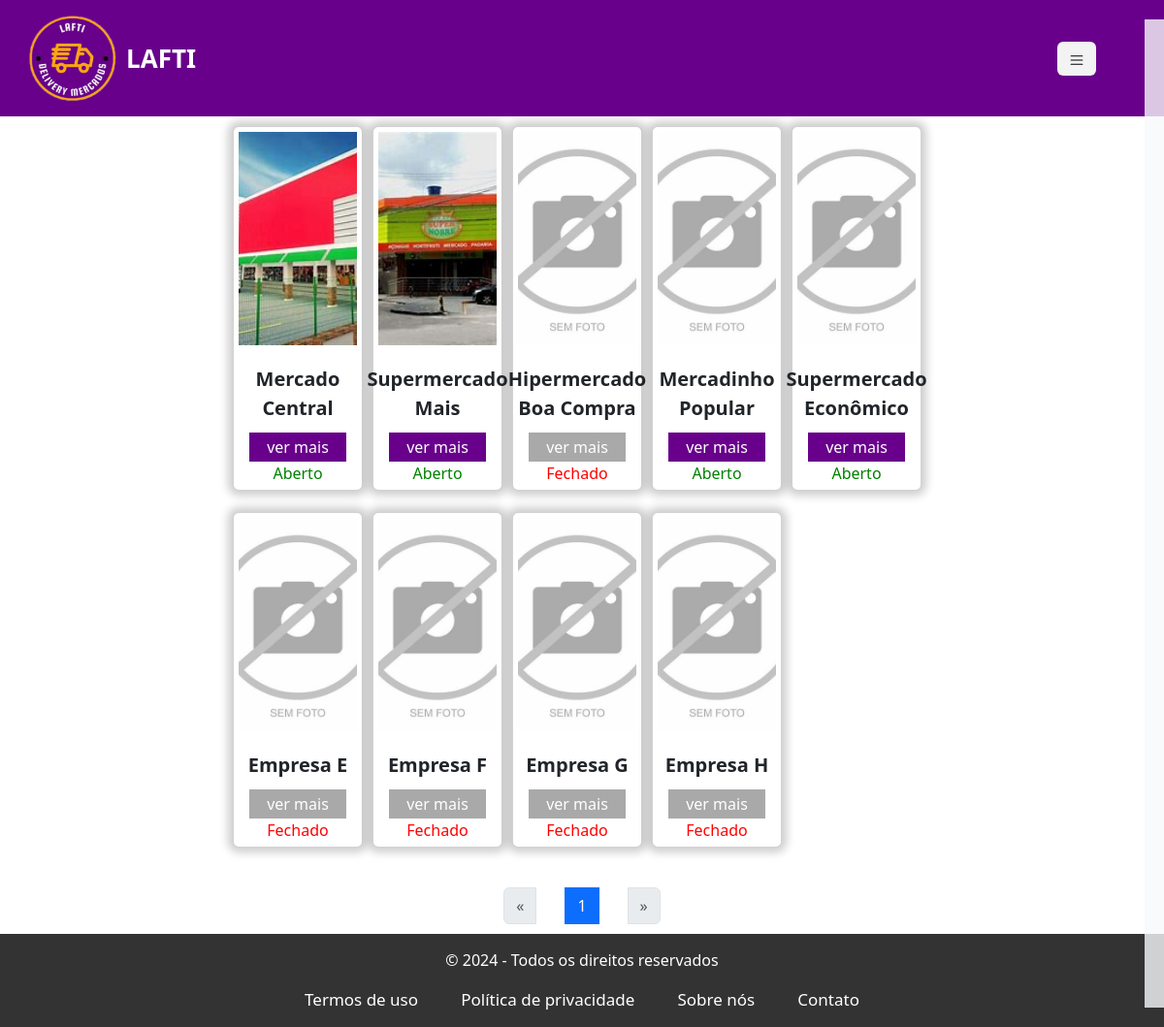
The app's page /pages/PainelUsuario/homeuser.php (signed in) with its own data.
### tables this page shows
CREATE TABLE `empresas` (
  `id` int(30) NOT NULL,
  `usertype` varchar(10) NOT NULL,
  `foto` varchar(150) NOT NULL,
  `nome` varchar(130) NOT NULL,
  `endereco` varchar(150) NOT NULL,
  `cnpj` varchar(120) NOT NULL,
  `email` varchar(120) NOT NULL,
  `telefone` varchar(16) NOT NULL,
  `senha` varchar(30) NOT NULL,
  `tipo_pagamento` varchar(10) NOT NULL,
  `data_pagamento` date NOT NULL,
  `estado` varchar(13) NOT NULL,
  `aberto` time NOT NULL,
  `fechado` time NOT NULL,
  `dias` varchar(100) NOT NULL
);

### pages/PainelUsuario/homeuser.php (the view, shortened to what this page needs)
<?php
include "../../conexao.php";
$pesquisa = $_POST['busca'] ?? '';
$itens_por_pagina = 15;
$pagina = $_GET['pagina'] ?? 1;
$offset = ($pagina - 1) * $itens_por_pagina;
$sql_total = "SELECT COUNT(*) as total FROM empresas WHERE nome LIKE '%$pesquisa%'";
$resultado_total = mysqli_query($conn, $sql_total);
$linha_total = mysqli_fetch_assoc($resultado_total);
$total_itens = $linha_total['total'];
$total_paginas = ceil($total_itens / $itens_por_pagina);
$sql = "SELECT * FROM empresas WHERE nome LIKE '%$pesquisa%' LIMIT $offset, $itens_por_pagina";
$dados = mysqli_query($conn, $sql);
?>
<!DOCTYPE html>
<html lang="pt-br">
<head>
    <link rel="stylesheet" href="../../acetts/css/styleHome.css">
</head>
<body>
<nav>
    <div>
        <img src="../../icons/img-01.png" class="nav-logo">
        <p>LAFTI</p>
    </div>
    <div>
        <?php include "navbar.php"; ?>
    </div>
</nav>
<section class="content">
    <?php
    $dataAtual = new DateTime();
    $diaSemanaAtual = strtolower($dataAtual->format('l'));
    $horaAtual = $dataAtual->format('H:i:s');
    $diasEmPortugues = [
        'sunday' => 'domingo',
        'monday' => 'segunda',
        'tuesday' => 'terça',
        'wednesday' => 'quarta',
        'thursday' => 'quinta',
        'friday' => 'sexta',
        'saturday' => 'sabado'
    ];
    $diaAtualEmPortugues = $diasEmPortugues[$diaSemanaAtual] ?? '';
    while ($linha = mysqli_fetch_assoc($dados)) {
        $foto = !empty($linha['foto']) ? $linha['foto'] : 'img/semfoto.jfif';
        $nome = $linha['nome'];
        $id_empresa = $linha['id'];
        $estado = $linha['estado'];
        $sql = "SELECT aberto, fechado, dias FROM empresas WHERE id = $id_empresa";
        $result = $conn->query($sql);
        if($estado == 'desbloqueado'){
        if ($result && $result->num_rows > 0) {
            $row = $result->fetch_assoc();
            $horaAbertura = $row['aberto'];
            $horaFechamento = $row['fechado'];
            $diasSemana = array_map('trim', explode(',', $row['dias']));
            $diaAtivo = in_array($diaAtualEmPortugues, $diasSemana);
            $botaoAtivo = $diaAtivo && ($horaAtual >= $horaAbertura && $horaAtual <= $horaFechamento);
            $classeBotao = $botaoAtivo ? 'botao-aberto' : 'botao-fechado';
            echo "<div class='card'>
                <img src='../PainelEmpresa/$foto' >
                <p><b>$nome</b></p>
                <form action='homeprodutos.php' method='post'>
                <input type='hidden' name='empresa' value='$id_empresa'>
                    <div id='status'>
                    <button type='submit' id='botao' class='$classeBotao' " . (!$botaoAtivo ? 'disabled' : '') . ">ver mais</button>
                    <div id='mensagem' class='" . ($botaoAtivo ? 'aberto' : 'fechado') . "'>
                    " . ($botaoAtivo ? 'Aberto' : 'Fechado') . "
                    </div>
                    </div>
                </form>
              </div>";
        } else {
            echo "Configurações não encontradas para a empresa com ID $id_empresa.";
        }
    }}
    ?>
</section>
<section aria-label="Page navigation example">
    <ul class="pagination">
        <li class="page-item <?php if ($pagina <= 1) echo 'disabled'; ?>">
            <a class="page-link" href="<?php if ($pagina > 1) echo '?pagina=' . ($pagina - 1); ?>" aria-label="Previous">
                <span aria-hidden="true">&laquo;</span>
            </a>
        </li>
        <?php
        for ($i = 1; $i <= $total_paginas; $i++) {
            $active = ($i == $pagina) ? 'active' : '';
            echo "<li class='page-item $active'><a class='page-link' href='?pagina=$i'>$i</a></li>";
        }
        ?>
        <li class="page-item <?php if ($pagina >= $total_paginas) echo 'disabled'; ?>">
            <a class="page-link" href="<?php if ($pagina < $total_paginas) echo '?pagina=' . ($pagina + 1); ?>" aria-label="Next">
                <span aria-hidden="true">&raquo;</span>
            </a>
        </li>
    </ul>
</section>
<?php include "../footer.php";?>
</body>
</html>

### pages/PainelUsuario/navbar.php (shortened to what this page needs)
<!DOCTYPE html>
<html lang="en">
<head>
    <link rel="stylesheet" href="../../acetts/css/StylePedido.css">
    <link href="https://cdn.jsdelivr.net/npm/bootstrap@5.3.3/dist/css/bootstrap.min.css" rel="stylesheet">
</head>
<body>
    <nav class="navbar navbar-light" style="width: 90px;">
        <button class="navbar-toggler" type="button" id="navbarSideCollapse">
            <span class="navbar-toggler-icon"></span>
        </button>
    </nav>
    <div class="offcanvas-collapse" id="offcanvasMenu">
        <ul class="navbar-nav">
        </ul>
    </div>
</body>
</html>

### pages/footer.php (shortened to what this page needs)
<footer>
        <p>&copy; 2024 - Todos os direitos reservados</p>
        <ul>
            <li><a href="" class="link-rodapé">Termos de uso</a></li>
            <li><a href="" class="link-rodapé">Política de privacidade</a></li>
            <li><a href="" class="link-rodapé">Sobre nós</a></li>
            <li><a href="" class="link-rodapé">Contato</a></li>
        </ul>
</footer>

### acetts/css/styleHome.css (style rules this page uses)
body, html { height: 100%; margin: 0; padding: 0; }
nav { background-color: #68008B; height: 15%; display: flex; align-items: center; justify-content: space-between; }
nav div { display: flex; flex-direction: row; align-items: center; margin: 20px; }
.nav-logo { height: 90px; width: 90px; margin-left: 10px; }
nav p { margin-left: 10px; margin-top: 0; margin-bottom: 0; color: #fff0f0; font-size: 26px; font-weight: bold; }
a { color: #fff; text-decoration: none; font-size: 17px; margin: 10px 10px; }
.content { display: flex; flex-wrap: wrap; justify-content: flex-start; background-color: #ffffff; padding: 10px 15rem; }
.card { width: calc(20% - 10px); height: 460px; border: 1px solid transparent; background-color: white; box-shadow: 0 0 10px 5px rgba(0, 0, 0, 0.2); display: flex; flex-direction: column; align-items: center; margin-bottom: 3%; margin-right: 10px; padding: 5px; box-sizing: border-box; }
.card:nth-child(5n) { margin-right: 0; }
.card img { height: 220px; width: 100%; object-fit: cover; margin-bottom: 10px; }
.card p { font-size: 20px; text-align: center; margin: 10px 0; flex: 1; }
.pagination { display: flex; justify-content: center; align-items: center; background-color: #ffffff; }
footer { background-color: #333; color: #fff; padding-top: 15px; padding-bottom: 15px; text-align: center; width: 100%; margin: 0 0; }
ul { list-style: none; padding: 0; margin: 0; }
li { display: inline-block; margin: 0 10px; }
.link-rodapé { color: #fff; text-decoration: none; }

### acetts/css/stylePedido.css (style rules this page uses)
body, html { height: 100vh; margin: 0; padding: 0; }
nav { background-color: #68008B; height: 15%; display: flex; align-items: center; justify-content: space-between; }
nav div { display: flex; flex-direction: row; align-items: center; }
.nav-logo { height:90px ; width:90px ; margin-left: 10px; }
nav p { margin-left: 10px; margin-top: 0; margin-bottom: 0; color: #ffffff; font-size: 26px; font-weight: bold; }
button { width: 40px; height: 35px; justify-content: center; border-radius: 8px; border: 0.5px solid grey; font-size: 17px; justify-content: center; background-color: #ffa719; color: #ffffff; }
footer { background-color: #333; color: #fff; padding: 15px 0; text-align: center; width: 100%; margin-top: auto; }
ul { list-style: none; padding: 0; margin: 0; }
li { display: inline-block; margin: 0 10px; }
.link-rodapé { color: #fff; text-decoration: none; }

### pages/PainelUsuario/homeuser.php (style rules this page uses)
.card button { height: 30px; width: 100px; color: #ffffff; margin-top: auto; border: none; }
.fechado { color: red; display: flex; justify-content: center; }
.aberto { color: green; display: flex; justify-content: center; }
.botao-aberto { background-color: #68008B; color: white; }
.botao-fechado { background-color: #a9a9a9; color: #606060; cursor: not-allowed; color: white; }

### pages/PainelUsuario/navbar.php (style rules this page uses)
.navbar { background-color: transparent; }
.navbar-toggler { background-color: #f3f3f3; border: none; display: flex; justify-content: center; }
.navbar-toggler-icon { background-position: center; background-repeat: no-repeat; width: 30px; height: 30px; }
.offcanvas-collapse { position: fixed; top: 0; bottom: 0; right: -250px; width: 250px; padding: 1rem; overflow-y: auto; background-color: rgba(248, 249, 250, 0.8); transition: right 0.3s ease-in-out; z-index: 1045; }

### pages/footer.php (style rules this page uses)
footer { background-color: #333; color: #fff; padding-top: 15px; padding-bottom: 15px; text-align: center; width: 100%; }
ul { list-style: none; padding: 0; margin: 0; }
li { display: inline-block; margin: 0 10px; }
.link-rodapé { color: #fff; text-decoration: none; }
a { text-decoration: none; }

### records on screen
empresas: foto (picture), nome "Mercado Central", aberto "Aberto"
empresas: foto (picture), nome "Supermercado Mais", aberto "Aberto"
empresas: nome "Hipermercado Boa Compra", dias "Fechado"
empresas: nome "Mercadinho Popular", aberto "Aberto"
empresas: nome "Supermercado Econômico", aberto "Aberto"
empresas: nome "Empresa E", dias "Fechado"
empresas: nome "Empresa F", dias "Fechado"
empresas: nome "Empresa G", dias "Fechado"
empresas: nome "Empresa H", dias "Fechado"
